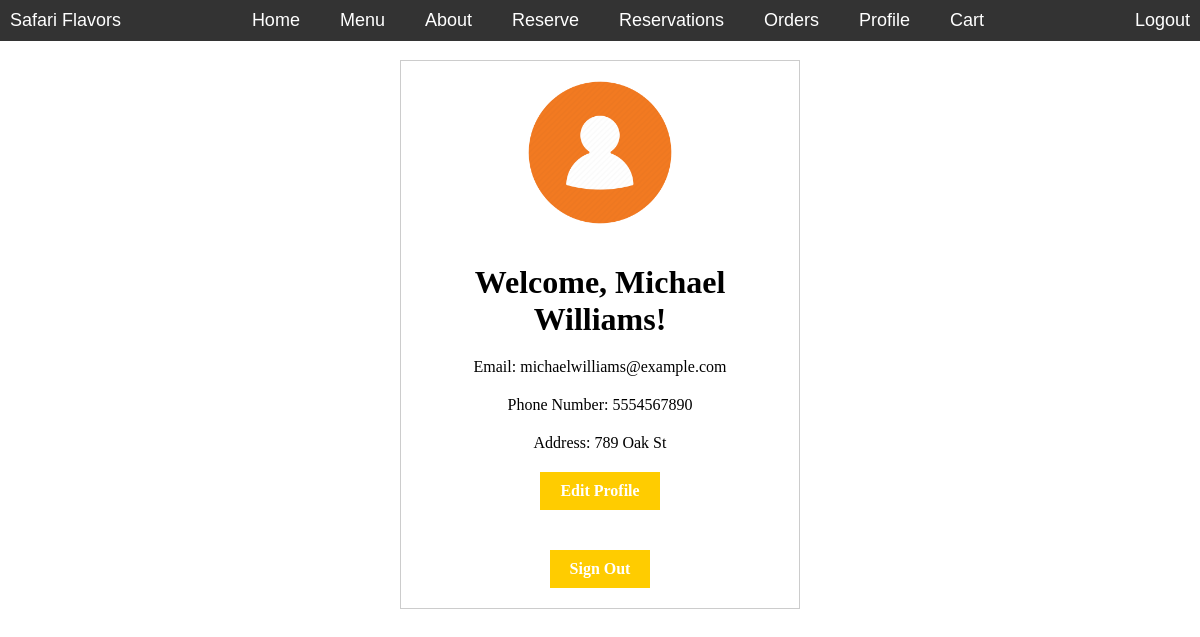
Screenshot of /restaurant/profile.php (signed in) with the database file from the repository.
### tables this page shows
CREATE TABLE `users` (
  `user_id` int(11) NOT NULL,
  `full_name` varchar(100) NOT NULL,
  `username` varchar(50) NOT NULL,
  `password` varchar(255) NOT NULL,
  `email` varchar(100) NOT NULL,
  `address` varchar(100) NOT NULL,
  `role` enum('customer','staff','manager') NOT NULL,
  `phone_number` varchar(20) NOT NULL
);

### restaurant/profile.php (the view, shortened to what this page needs)
<?php
$userID = $_SESSION['user_id'];
include 'connection.php';
$sql = "SELECT * FROM users WHERE user_id = $userID";
$result = $conn->query($sql);
if ($result->num_rows == 1) {
    $row = $result->fetch_assoc();
    $fullName = $row['full_name'];
    $email = $row['email'];
    $phoneNumber = $row['phone_number'];
    $address = $row['address'];
?>
<!DOCTYPE html>
<html lang="en">
<head>
</head>
<body>
    <?php include 'navbar.php'; ?>
    <div class="profile-card">
        <img class="profile-picture" src="images/1168742.png">
        <h1>Welcome, <?php echo $fullName; ?>!</h1>
        <p>Email: <?php echo $email; ?></p>
        <p>Phone Number: <?php echo $phoneNumber; ?></p>
        <p>Address: <?php echo $address; ?></p>
        <a href="edit_profile.php" class="edit-button">Edit Profile</a>
        <a href="logout.php" class="signout-button">Sign Out</a>
    </div>
</body>
</html>
<?php
} else {
    echo 'User not found.';
}
?>

### restaurant/profile.php (style rules this page uses)
* { margin: 0; padding: 0; box-sizing: border-box; }
.profile-card { width: 400px; display: flex; flex-direction: column; justify-content: center; align-items: center; gap: 20px; margin: 0 auto; padding: 20px; border: 1px solid #ccc; text-align: center; }
.profile-picture { max-width: 40%; height: auto; border-radius: 50%; margin-bottom: 20px; }
.signout-button { margin-top: 20px; background-color: #ffcc00; color: #fff; border: none; padding: 10px 20px; text-decoration: none; font-weight: bold; cursor: pointer; }
.edit-button { background-color: #ffcc00; color: #fff; border: none; padding: 10px 20px; text-decoration: none; font-weight: bold; cursor: pointer; }

### restaurant/navbar.php (style rules this page uses)
* { margin: 0; padding: 0; box-sizing: border-box; }
body { padding-top: 60px; }

### rows the page displays
users: full_name "Michael Williams", email "michaelwilliams@example.com", phone_number "5554567890", address "789 Oak St"
